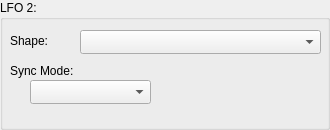
     <widget class="QGroupBox" name="gLFO2">
      <property name="sizePolicy">
       <sizepolicy hsizetype="Preferred" vsizetype="Preferred">
        <horstretch>0</horstretch>
        <verstretch>9</verstretch>
       </sizepolicy>
      </property>
      <property name="title">
       <string>LFO 2:</string>
      </property>
      <widget class="QLabel" name="l28">
       <property name="geometry">
        <rect>
         <x>10</x>
         <y>30</y>
         <width>71</width>
         <height>21</height>
        </rect>
       </property>
       <property name="text">
        <string>Shape:</string>
       </property>
      </widget>
      <widget class="QComboBox" name="c28">
       <property name="geometry">
        <rect>
         <x>80</x>
         <y>30</y>
         <width>241</width>
         <height>24</height>
        </rect>
       </property>
      </widget>
      <widget class="QLabel" name="l31">
       <property name="geometry">
        <rect>
         <x>10</x>
         <y>60</y>
         <width>141</width>
         <height>21</height>
        </rect>
       </property>
       <property name="text">
        <string>Sync Mode:</string>
       </property>
      </widget>
      <widget class="QComboBox" name="c31">
       <property name="geometry">
        <rect>
         <x>30</x>
         <y>80</y>
         <width>121</width>
         <height>24</height>
        </rect>
       </property>
      </widget>
      <widget class="ShruthiEditorDial" name="c29" native="true">
       <property name="geometry">
        <rect>
         <x>160</x>
         <y>50</y>
         <width>81</width>
         <height>71</height>
        </rect>
       </property>
      </widget>
      <widget class="ShruthiEditorDial" name="c30" native="true">
       <property name="geometry">
        <rect>
         <x>240</x>
         <y>50</y>
         <width>81</width>
         <height>71</height>
        </rect>
       </property>
      </widget>
     </widget>
